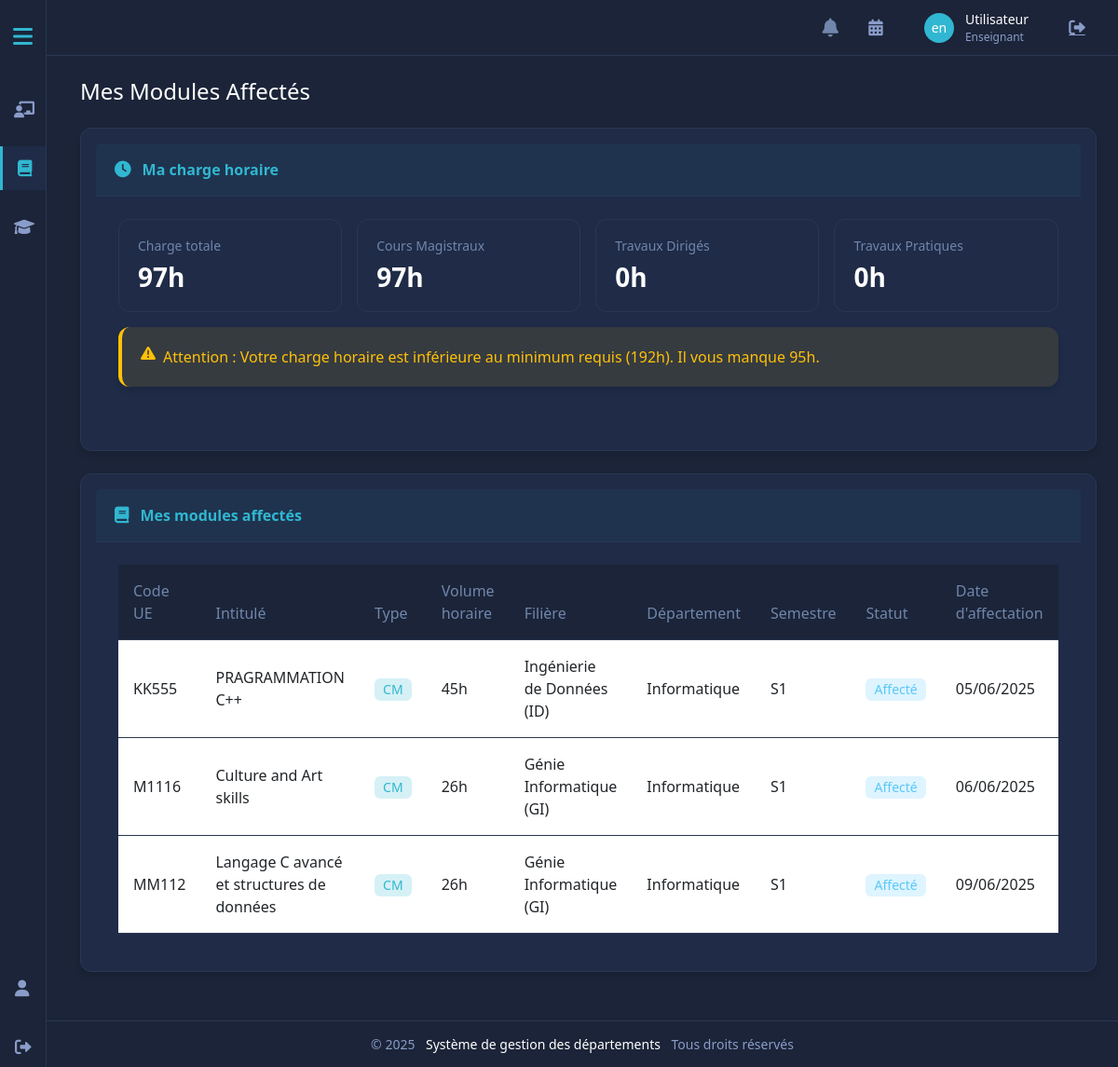
The page /projet_web_SF/enseignat_interfce/mes_modules.php (signed in) on the database its author committed.
### tables this page shows
CREATE TABLE `historique_affectations` (
  `id` int(11) NOT NULL,
  `id_utilisateur` int(11) DEFAULT NULL,
  `nom_utilisateur` varchar(100) DEFAULT NULL,
  `role` enum('enseignant','coordonnateur','vacataire') NOT NULL,
  `id_unite_enseignement` int(11) DEFAULT NULL,
  `code_ue` varchar(20) DEFAULT NULL,
  `intitule_ue` varchar(100) DEFAULT NULL,
  `id_filiere` int(11) DEFAULT NULL,
  `nom_filiere` varchar(100) DEFAULT NULL,
  `id_departement` int(11) DEFAULT NULL,
  `nom_departement` varchar(100) DEFAULT NULL,
  `annee_universitaire` varchar(10) NOT NULL,
  `semestre` int(11) NOT NULL,
  `type_cours` enum('CM','TD','TP') NOT NULL,
  `volume_horaire` float NOT NULL,
  `statut` varchar(20) DEFAULT NULL,
  `date_affectation` timestamp NOT NULL DEFAULT current_timestamp(),
  `commentaire_chef` varchar(255) DEFAULT NULL
);

CREATE TABLE `unites_enseignement` (
  `id` int(11) NOT NULL,
  `code` varchar(20) NOT NULL,
  `intitule` varchar(100) NOT NULL,
  `description` text DEFAULT NULL,
  `specialite` varchar(50) NOT NULL,
  `id_filiere` int(11) DEFAULT NULL,
  `id_departement` int(11) NOT NULL,
  `semestre` int(11) NOT NULL,
  `volume_horaire_cm` float DEFAULT 0,
  `volume_horaire_td` float DEFAULT 0,
  `volume_horaire_tp` float DEFAULT 0,
  `credits` int(11) NOT NULL,
  `annee_universitaire` varchar(10) NOT NULL,
  `id_responsable` int(11) DEFAULT NULL,
  `statut` enum('disponible','affecte','vacant') DEFAULT 'disponible',
  `date_creation` datetime DEFAULT current_timestamp(),
  `date_modification` datetime DEFAULT current_timestamp() ON UPDATE current_timestamp()
);

CREATE TABLE `filieres` (
  `id` int(11) NOT NULL,
  `nom` varchar(100) NOT NULL,
  `id_specialite` int(11) DEFAULT NULL,
  `description` text DEFAULT NULL,
  `id_coordonnateur` int(11) DEFAULT NULL,
  `date_creation` timestamp NOT NULL DEFAULT current_timestamp(),
  `id_departement` int(11) DEFAULT NULL
);

CREATE TABLE `departements` (
  `id` int(11) NOT NULL,
  `nom` varchar(100) NOT NULL,
  `description` text DEFAULT NULL,
  `date_creation` timestamp NOT NULL DEFAULT current_timestamp()
);

### projet_web_SF/enseignat_interfce/header_enseignant.php (the view, shortened to what this page needs)
<?php
$current_page = basename($_SERVER['PHP_SELF']);
$is_in_gestion_notes = strpos($_SERVER['PHP_SELF'], 'gestion-notes') !== false;
$base_path = $is_in_gestion_notes ? '../' : '';
?>
<!DOCTYPE html>
<html lang="fr">
<head>
    <link href="https://cdn.jsdelivr.net/npm/bootstrap@5.3.0-alpha1/dist/css/bootstrap.min.css" rel="stylesheet">
    <link rel="stylesheet" href="https://cdnjs.cloudflare.com/ajax/libs/font-awesome/6.0.0/css/all.min.css">
</head>
<body>
    <div class="sidebar">
        <div class="menu-toggle" id="menu-toggle">
            <i class="fas fa-bars"></i>
                                </div>
        <div class="menu-items">
            <div class="menu-items-top">
                <a href="<?php echo $base_path; ?>souhaits_enseignants.php" class="menu-item <?= $current_page == 'souhaits_enseignants.php' ? 'active' : '' ?>">
                    <i class="fas fa-chalkboard-teacher"></i>
                </a>
                <a href="<?php echo $base_path; ?>mes_modules.php" class="menu-item <?= $current_page == 'mes_modules.php' ? 'active' : '' ?>">
                    <i class="fas fa-book"></i>
                </a>
                <a href="<?php echo $base_path; ?>gestion-notes/index.php" class="menu-item <?= $is_in_gestion_notes ? 'active' : '' ?>">
                    <i class="fas fa-graduation-cap"></i>
                </a>
            </div>
            <div class="menu-items-bottom">
                <a href="<?php echo $base_path; ?>profile.php" class="menu-item <?= $current_page == 'profile.php' ? 'active' : '' ?>">
                    <i class="fas fa-user"></i>
                </a>
                <a href="<?php echo $base_path; ?>../../logout.php" class="menu-item">
                    <i class="fas fa-sign-out-alt"></i>
                </a>
            </div>
                    </div>
                        </div>
    <nav class="top-nav">
        <div class="container-fluid">
            <div class="user-menu">
                 <div class="nav-icon" id="notificationIcon" title="Notifications">
                    <i class="fas fa-bell"></i>
                </div>
                <div class="action-button" id="calendar-toggle">
                    <i class="fas fa-calendar-alt"></i>
                </div>
                <a href="profile.php" class="user-profile">
                    <div class="user-avatar">
                        <?php
                        if (isset($_SESSION['user_id']) && isset($_SESSION['prenom'])) {
                            echo strtoupper(substr($_SESSION['nom_utilisateur'], 0, 1) . substr($_SESSION['prenom'], 0, 1));
                        } else {
                            echo substr($_SESSION['role'], 0, 2);
                        }
                        ?>
                    </div>
                    <div class="user-info">
                        <span class="user-name">
                            <?php
                            if (isset($_SESSION['nom_utilisateur']) && isset($_SESSION['prenom'])) {
                                echo htmlspecialchars($_SESSION['prenom'] . ' ' . $_SESSION['nom_utilisateur']);
                            } else {
                                echo "Utilisateur";
                            }
                            ?>
                        </span>
                        <span class="user-role"><?php echo ucfirst($_SESSION['role']); ?></span>
                    </div>
                </a>
                <a href="<?php echo $base_path; ?>../../logout.php" class="logout-button" title="Déconnexion">
                    <i class="fas fa-sign-out-alt"></i>
                </a>
                    </div>
                </div>
    </nav>
    <div class="main-container">
</body>
</html>

### projet_web_SF/enseignat_interfce/mes_modules.php (shortened to what this page needs)
<?php
$pdo = connectDB();
$id_enseignant = $_SESSION['user_id'];
$currentYear = date('Y');
$currentMonth = date('n');
if ($currentMonth >= 9) {
    $annee_actuelle = $currentYear . '-' . ($currentYear + 1);
} else {
    $annee_actuelle = ($currentYear - 1) . '-' . $currentYear;
}
$stmt = $pdo->prepare("
    SELECT
        ha.id,
        ue.code,
        ue.intitule,
        ue.semestre,
        ue.specialite,
        ha.type_cours,
        CASE
            WHEN ha.type_cours = 'CM' THEN ue.volume_horaire_cm
            WHEN ha.type_cours = 'TD' THEN ue.volume_horaire_td
            WHEN ha.type_cours = 'TP' THEN ue.volume_horaire_tp
        END as volume_horaire,
        f.nom as nom_filiere,
        d.nom as nom_departement,
        ha.statut,
        ha.annee_universitaire,
        ha.date_affectation
    FROM historique_affectations ha
    JOIN unites_enseignement ue ON ha.id_unite_enseignement = ue.id
    LEFT JOIN filieres f ON ue.id_filiere = f.id
    LEFT JOIN departements d ON ue.id_departement = d.id
    WHERE ha.id_utilisateur = ?
      AND ha.role = 'enseignant'
      AND ha.annee_universitaire = ?
    ORDER BY ue.semestre, ue.code
");
$stmt->execute([$id_enseignant, $annee_actuelle]);
$modules = $stmt->fetchAll(PDO::FETCH_ASSOC);
$charge_totale = 0;
$charge_cm = 0;
$charge_td = 0;
$charge_tp = 0;
foreach ($modules as $module) {
    switch ($module['type_cours']) {
        case 'CM':
            $charge_cm += $module['volume_horaire'];
            $charge_totale += $module['volume_horaire'];
            break;
    }
}
$charge_minimale = 192;
$charge_suffisante = $charge_totale >= $charge_minimale;
include_once 'header_enseignant.php';
?>
<!DOCTYPE html>
<html lang="fr">
<head>
    <link href="https://cdn.jsdelivr.net/npm/bootstrap@5.3.0-alpha1/dist/css/bootstrap.min.css" rel="stylesheet">
    <link rel="stylesheet" href="https://cdnjs.cloudflare.com/ajax/libs/font-awesome/6.0.0/css/all.min.css">
    <link rel="stylesheet" href="../assets/css/styles.css">
</head>
<body>
        <div class="content">
            <div class="container-fluid">
                <h4 class="mb-4">Mes Modules Affectés</h4>
                <div class="card mb-4">
                    <div class="card-header">
                        <i class="fas fa-clock"></i> Ma charge horaire
                    </div>
                    <div class="card-body">
                        <div class="row g-3">
                            <div class="col-md-3">
                                <div class="stats-card">
                                    <div class="card-body">
                                        <h6 class="card-title">Charge totale</h6>
                                        <h3 class="mb-0"><?php echo $charge_totale; ?>h</h3>
                                    </div>
                                </div>
                            </div>
                            <div class="col-md-3">
                                <div class="stats-card">
                                    <div class="card-body">
                                        <h6 class="card-title">Cours Magistraux</h6>
                                        <h3 class="mb-0"><?php echo $charge_cm; ?>h</h3>
                                    </div>
                                </div>
                            </div>
                            <div class="col-md-3">
                                <div class="stats-card">
                                    <div class="card-body">
                                        <h6 class="card-title">Travaux Dirigés</h6>
                                        <h3 class="mb-0"><?php echo $charge_td; ?>h</h3>
                                    </div>
                                </div>
                            </div>
                            <div class="col-md-3">
                                <div class="stats-card">
                                    <div class="card-body">
                                        <h6 class="card-title">Travaux Pratiques</h6>
                                        <h3 class="mb-0"><?php echo $charge_tp; ?>h</h3>
                                    </div>
                                </div>
                            </div>
                        </div>
                        <?php if (!$charge_suffisante): ?>
                        <div class="alert alert-warning mt-3">
                            <i class="fas fa-exclamation-triangle me-2"></i>
                            Attention : Votre charge horaire est inférieure au minimum requis (<?php echo $charge_minimale; ?>h).
                            Il vous manque <?php echo $charge_minimale - $charge_totale; ?>h.
                        </div>
                        <?php endif; ?>
                    </div>
                </div>
                <div class="card">
                    <div class="card-header">
                        <i class="fas fa-book"></i> Mes modules affectés
                    </div>
                    <div class="card-body">
                        <?php if (empty($modules)): ?>
                            <div class="alert alert-info">
                                <i class="fas fa-info-circle me-2"></i>
                                Vous n'avez pas encore de modules affectés pour cette année universitaire.
                            </div>
                        <?php else: ?>
                            <div class="table-responsive">
                                <table class="table">
                                    <thead>
                                        <tr>
                                            <th>Code UE</th>
                                            <th>Intitulé</th>
                                            <th>Type</th>
                                            <th>Volume horaire</th>
                                            <th>Filière</th>
                                            <th>Département</th>
                                            <th>Semestre</th>
                                            <th>Statut</th>
                                            <th>Date d'affectation</th>
                                        </tr>
                                    </thead>
                                    <tbody>
                                        <?php foreach ($modules as $module): ?>
                                            <tr>
                                                <td><?php echo htmlspecialchars($module['code']); ?></td>
                                                <td><?php echo htmlspecialchars($module['intitule']); ?></td>
                                                <td>
                                                    <span class="badge bg-<?php
                                                        echo $module['type_cours'] === 'CM' ? 'primary' :
                                                            ($module['type_cours'] === 'TD' ? 'success' : 'warning');
                                                    ?>">
                                                        <?php echo $module['type_cours']; ?>
                                                    </span>
                                                </td>
                                                <td><?php echo $module['volume_horaire']; ?>h</td>
                                                <td><?php echo htmlspecialchars($module['nom_filiere']); ?></td>
                                                <td><?php echo htmlspecialchars($module['nom_departement']); ?></td>
                                                <td>S<?php echo $module['semestre']; ?></td>
                                                <td>
                                                    <span class="badge bg-<?php
                                                        echo $module['statut'] === 'validé' ? 'success' :
                                                            ($module['statut'] === 'affecté' ? 'info' : 'warning');
                                                    ?>">
                                                        <?php echo ucfirst($module['statut']); ?>
                                                    </span>
                                                </td>
                                                <td><?php echo date('d/m/Y', strtotime($module['date_affectation'])); ?></td>
                                            </tr>
                                        <?php endforeach; ?>
                                    </tbody>
                                </table>
                            </div>
                        <?php endif; ?>
                    </div>
                </div>
            </div>
        </div>
<?php include_once 'footer.php'; ?>
</body>
</html>

### rows shown on the page
historique_affectations: unites_enseignement.code "KK555", unites_enseignement.intitule "PRAGRAMMATION C++", type_cours "CM", volume_horaire "45", filieres.nom "Ingénierie de Données (ID)", id_departement.nom "Informatique", unites_enseignement.semestre "1", statut "Affecté", date_affectation "05/06/2025"
historique_affectations: unites_enseignement.code "M1116", unites_enseignement.intitule "Culture and Art skills", type_cours "CM", volume_horaire "26", id_filiere.nom "Génie Informatique (GI)", id_departement.nom "Informatique", unites_enseignement.semestre "1", statut "Affecté", date_affectation "06/06/2025"
historique_affectations: unites_enseignement.code "MM112", unites_enseignement.intitule "Langage C avancé et structures de données", type_cours "CM", volume_horaire "26", id_filiere.nom "Génie Informatique (GI)", id_departement.nom "Informatique", unites_enseignement.semestre "1", statut "Affecté", date_affectation "09/06/2025"

### other values the page prints
substr($_SESSION['role'], 0, 2) "en"
$_SESSION['role'] "Enseignant"
$charge_totale "97"
$charge_cm "97"
$charge_td "0"
$charge_tp "0"
$charge_minimale "192"
$charge_minimale - $charge_totale "95"
